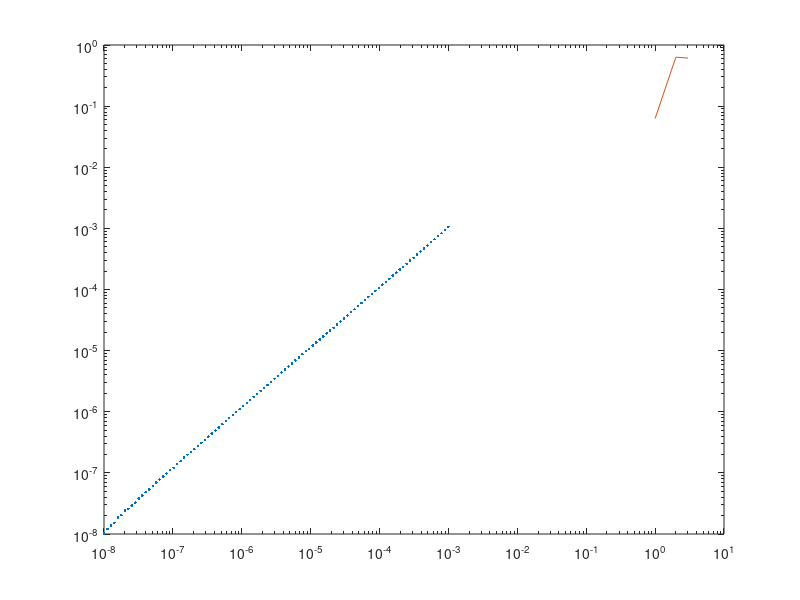

This figure's MATLAB source: (Note: this script raises an error after producing the figure.)
clear; clf;

% Colors for plots
taupe_gray = [156 151 154]./255;
bittersweet = [255 108 140]./255;
light_sea_green = [16 161 156]./255;
black = [0 0 0]./255;
white = [255 255 255]./255;

load data/lab4_exp2_rev2.mat

% In your report, include a log-log plot showing your current transfer 
% characteristic along with an appropriate theoretical fit. 

loglog(exp2_ch1_I, exp2_ch2_I, '.', Color=light_sea_green)
hold on
curvefit = fit(transpose(exp2_ch1_I), transpose(exp2_ch2_I), 'poly1');
fplot(@(x) x, linewidth = 1.5)
xlim([.95e-8 .0015])
axis equal
% m = 1.055, b = 8.035e-7

title("Current Transfer Characteristic")
xlabel("Input Current (A)")
ylabel("Output Current (A)")
legend("Experimental Data", "Theoretical Fit")

